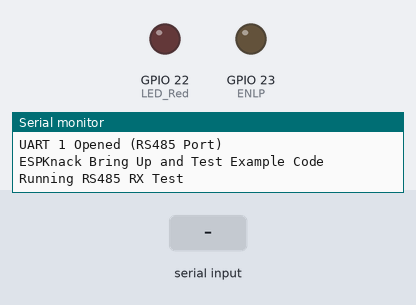
A sketch run on a simulated ESP32-C6. Parts: output pins drawn as LEDs (lit = HIGH), the last lines printed to the serial monitor. The test bench sets the inputs (shaded band).

Above: at 1.4 s.
1.5 s: "1" received over the second serial link
At 1.57 s:
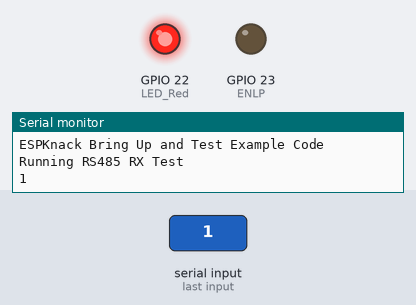
Timing chart, 0 to 4.5 s (numbered marks = the images above; inputs shaded):
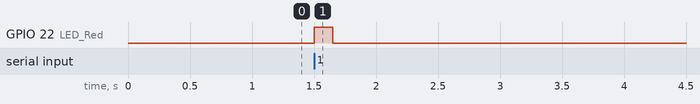

Measured:
- after the input at 1.5 s, GPIO 22 (LED_Red): LOW → HIGH at once, → LOW 0.15 s later

The sketch:

RS_485_Comms_RX_Test.ino
```cpp
/*
  Dave Williams, DitroniX 2019-2026 (ditronix.net)
  ESPKnack - IoT ESP32-C6 Based Home and Industrial Controller SDK
  Features include ESP32-C6, LoRa, Isolated I/Os, RS485, 5-60V, 4-20mA, Relays, DIN SDK

  PCA 1.2604 - Basic Bring Up Test Code - May 2026

  Remember!
  - Set the BOARD to Use ESP32C6 Dev Module (or similar).
  - You can also set the BAUD rate up to 921600 to speed up flashing.
  - The SDK does NOT need external power to flash.  It will take Power from the USB 5V.
  - The Serial Monitor is configured for BAUD 115200

  The purpose of this test code is to cycle through the various main functions of the board as part of bring up testing.
  .
  This test code is OPEN SOURCE and formatted for easier viewing.  Although is is not intended for real world use, it may be freely used, or modified as needed.
  It is distributed on an "AS IS" BASIS, WITHOUT WARRANTIES OR CONDITIONS OF ANY KIND, either express or implied.

  Further information, details and examples can be found on our website or github.com/DitroniX

  * github.com/DitroniX
  * github.com/DitroniX/ESPKnack-LoRa-Isolated-I-Os-RS485-5-60V-4-20mA-Relays-DIN
  * github.com/DitroniX/ESPKnack-LoRa-Isolated-I-Os-RS485-5-60V-4-20mA-Relays-DIN/wiki
  * hackster.io/DitroniX/espknack-lora-isolated-i-os-rs485-5-60v-4-20ma-relays-sdk-b70677
*/

// Libraries

// **************** USER VARIABLES / DEFINES / STATIC / STRUCTURES / CONSTANTS ****************

#include <Wire.h>

// **************** OUTPUTS ****************
#define LED_Red 22  // Red LED

// Hardware Serial 0 pins
#define RXD0 17
#define TXD0 16

// Hardware Serial 1 pins - RS485
#define RXLP 4
#define TXLP 5
#define ENLP 23  // RS485 UART Enable

// **************** FUNCTIONS AND ROUTINES ****************

// **************** SETUP ****************
void setup() {

  // Stabalise
  delay(250);

  // Initialise UART 0 - USB COM Port
  Serial.begin(115200, SERIAL_8N1, RXD0, TXD0);  // U0
  while (!Serial)
    ;
  Serial.println("UART 0 Opened (USB COM Port)");

  // Initialise UART 1 - RS485 Port
  Serial1.begin(9600, SERIAL_8N1, RXLP, TXLP);  //LP
  while (!Serial)
    ;

  Serial.println("UART 1 Opened (RS485 Port)");

  // Initialise RED LED on GP22
  pinMode(LED_Red, OUTPUT);

  // Initialise RS485 UART RX Enable on GP23
  pinMode(ENLP, OUTPUT);

  Serial.println("ESPKnack Bring Up and Test Example Code");
  Serial.println("Running RS485 RX Test");
}

// **************** LOOP ****************
void loop() {

  // Force RS485 UART Driver Disabled and Receiver is Enabled
  digitalWrite(ENLP, LOW);

  if (Serial1.available() > 0) {

    // Read Incomming Byte from RS485 UART and Output to the Serial Monitor
    char incomingbyte = Serial1.read();
    Serial.print(incomingbyte);

    // Heartbeat RED LED
    digitalWrite(LED_Red, HIGH);
    delay(150);
    digitalWrite(LED_Red, LOW);
  }
}
```
